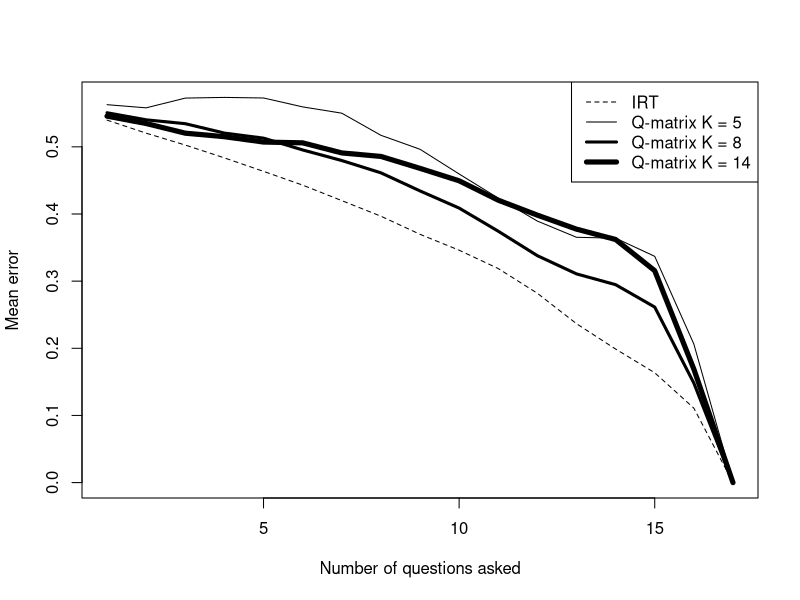

This chart was generated by the following R code:
qmatrix5 <- c(0.562795310374,0.558092829548,0.572615615707,0.573617280124,0.572755416259,0.559497906231,0.550123675055,0.517198423834,0.496361371947,0.459568366201,0.423635200975,0.389426235298,0.365301260753,0.364022147829,0.336919324492,0.206344808751,0)
qmatrix8 <- c(0.550759290803,0.540211273308,0.534474394811,0.520456638641,0.512943858356,0.49537796222,0.479604889101,0.461294357483,0.434346500948,0.40878339485,0.374345612605,0.337911086759,0.31080516459,0.294722538684,0.261356722235,0.148171181248,0)
qmatrix14 <- c(0.545697641489,0.534712607435,0.520326586463,0.515096672941,0.50713682499,0.505954134597,0.490932754807,0.485708221591,0.467933554698,0.449416409453,0.420530162655,0.398263784671,0.37741902768,0.362001737817,0.315512691164,0.168949154307,0)
irt <- c(0.539816918412,0.52035602306,0.502658716126,0.483550340614,0.463479585785,0.443006809823,0.419938959285,0.396733272096,0.369758181219,0.346080526317,0.318757320379,0.281920457367,0.236651892992,0.198869522686,0.163548036368,0.110886534966,0)
plot(qmatrix5, type="l", lwd=1, ann=F)
lines(qmatrix8, type="l", lwd=3)
lines(qmatrix14, type="l", lwd=5)
lines(irt, type="l", xlab="dat", lty="dashed")
legend("topright", c("IRT", "Q-matrix K = 5", "Q-matrix K = 8", "Q-matrix K = 14"), lty=c(2, 1, 1, 1), lwd=c(1, 1, 3, 5))
title(xlab="Number of questions asked")
title(ylab="Mean error")
